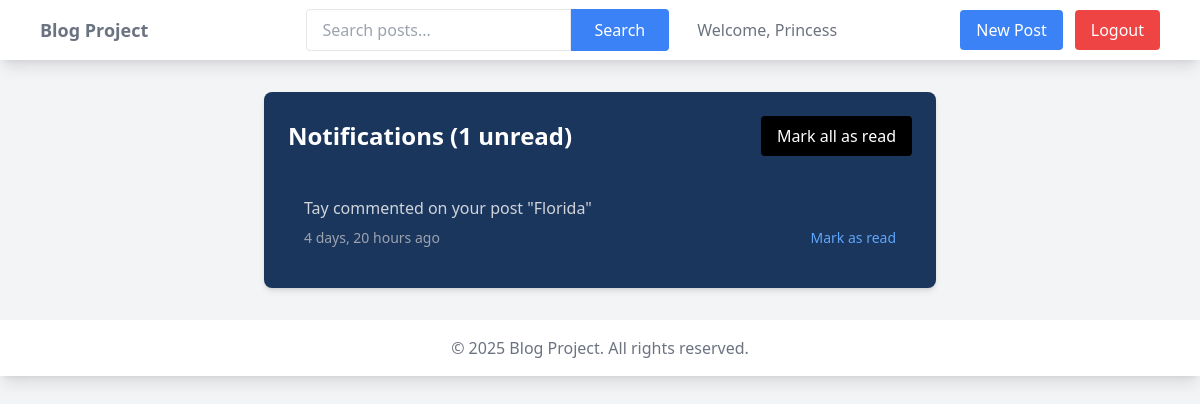
Screenshot of /notifications/ (signed in) with the database file from the repository.
### blog/models.py (models this page shows, shortened)
class Notification(models.Model):
    NOTIFICATION_TYPES = (
        ('comment', 'New Comment'),
        ('post', 'New Post'),
        ('like', 'New Like'),
    )
    recipient = models.ForeignKey(User, on_delete=models.CASCADE, related_name='notifications')
    sender = models.ForeignKey(User, on_delete=models.CASCADE, related_name='sent_notifications')
    notification_type = models.CharField(max_length=20, choices=NOTIFICATION_TYPES)
    post = models.ForeignKey(Post, on_delete=models.CASCADE, null=True, blank=True)
    comment = models.ForeignKey('Comment', on_delete=models.CASCADE, null=True, blank=True)
    text = models.CharField(max_length=255)
    is_read = models.BooleanField(default=False)
    created_at = models.DateTimeField(auto_now_add=True)
    class Meta:
        ordering = ['-created_at']

### blog/views.py (the view)
# urls.py: path('notifications/', views.notifications, name='notifications'),
@login_required
def notifications(request):
    notifications = request.user.notifications.all()
    unread_count = notifications.filter(is_read=False).count()
    if request.method == 'POST':
        notifications.update(is_read=True)
        return redirect('notifications')
    return render(request, 'blog/notifications.html', {
        'notifications': notifications,
        'unread_count': unread_count
    })

### templates/blog/notifications.html (shortened to what this page needs)
{% extends 'base.html' %}
{% block content %}
<div class="max-w-2xl mx-auto">
    <div class="bg-navy-800 rounded-lg shadow-md p-6 text-white">
        <div class="flex justify-between items-center mb-6">
            <h2 class="text-2xl font-bold">Notifications ({{ unread_count }} unread)</h2>
            {% if unread_count > 0 %}
            <form method="post">
                <button type="submit" class="px-4 py-2 bg-black text-white rounded hover:bg-gray-800">
                    Mark all as read
                </button>
            </form>
            {% endif %}
        </div>
        <div class="space-y-4">
            {% for notification in notifications %}
            <div class="p-4 {% if not notification.is_read %}bg-navy-700{% else %}bg-navy-900{% endif %} rounded">
                <p class="text-gray-300">{{ notification.text }}</p>
                <div class="flex justify-between items-center mt-2">
                    <span class="text-sm text-gray-400">{{ notification.created_at|timesince }} ago</span>
                    {% if not notification.is_read %}
                    <a href="{% url 'mark_notification_read' pk=notification.pk %}"
                       class="text-sm text-blue-400 hover:text-blue-300">Mark as read</a>
                    {% endif %}
                </div>
            </div>
            {% empty %}
            <p class="text-gray-300">No notifications yet.</p>
            {% endfor %}
        </div>
    </div>
</div>
{% endblock %}

### templates/base.html (shortened to what this page needs)
<!DOCTYPE html>
<html lang="en">
<head>
    <script src="https://cdn.tailwindcss.com"></script>
</head>
<body class="bg-gray-100">
    <nav class="bg-white shadow-lg mb-8">
        <div class="max-w-6xl mx-auto px-4">
            <div class="flex justify-between">
                <div class="flex space-x-7">
                    <a href="{% url 'home' %}" class="flex items-center py-4">
                        <span class="font-semibold text-gray-500 text-lg">Blog Project</span>
                    </a>
                </div>
                <div class="flex items-center space-x-3">
        <div class="flex-1 px-4">
             <form action="{% url 'search' %}" method="get" class="flex">
                <input type="text" name="q" placeholder="Search posts..."
                       class="w-full px-4 py-2 border rounded-l focus:outline-none focus:border-blue-500"
                       value="{{ request.GET.q|default:'' }}">
               <button type="submit"
                       class="px-6 py-2 bg-blue-500 text-white rounded-r hover:bg-blue-600">
                   Search
              </button>
            </form>
 </div>
                    {% if user.is_authenticated %}
        <span class="text-gray-500">Welcome, {{ user.username }}</span>
         <a href="{% url 'notifications' %}" class="relative">
            <span class="inline-flex items-center px-2 py-1 text-sm font-medium text-white">
            </span>
        </a>
        <a href="{% url 'post_create' %}" class="py-2 px-4 bg-blue-500 text-white rounded hover:bg-blue-600">New Post</a>
        <a href="{% url 'logout' %}" class="py-2 px-4 bg-red-500 text-white rounded hover:bg-red-600">Logout</a>
    {% else %}
        <a href="{% url 'login' %}" class="py-2 px-4 bg-blue-500 text-white rounded hover:bg-blue-600">Login</a>
        <a href="{% url 'register' %}" class="py-2 px-4 bg-green-500 text-white rounded hover:bg-green-600">Register</a>
    {% endif %}
                </div>
            </div>
        </div>
    </nav>
    <main class="container mx-auto px-4">
        {% block content %}
        {% endblock %}
    </main>
    <footer class="bg-white shadow-lg mt-8 py-4">
        <div class="container mx-auto px-4 text-center text-gray-500">
            <p>&copy; 2025 Blog Project. All rights reserved.</p>
        </div>
    </footer>
</body>
</html>

### templates/base.html (style rules this page uses)
.bg-navy-800 { background-color: #1a365d; }

### rows the page displays
Notification: text "Tay commented on your post \"Florida\"", created_at "4 days, 20 hours", is_read "Mark as read"

### other values shown
{{ user.username }} "Princess"
{{ unread_count }} "1"
